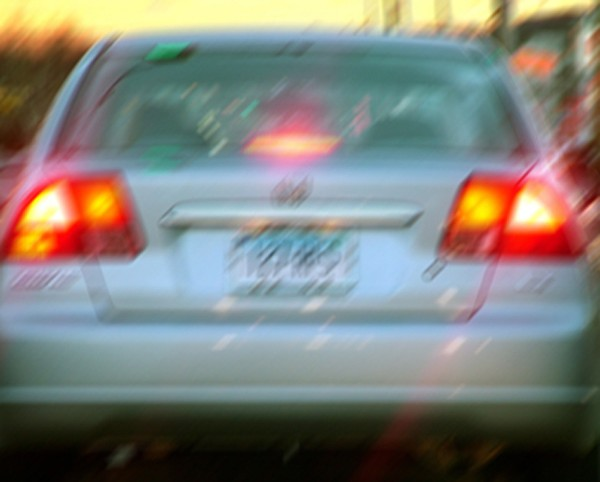
//> input picture images/licenseplate_motion.jpg, 600 x 482 px
$ ./wiener2 ../images/licenseplate_motion.jpg   (built with g++ and OpenCV 4)
//> lines starting //> are read from the running program, lines starting //| are printed output that depends on the picture

#include <opencv2/highgui/highgui.hpp>
#include <opencv2/core/core.hpp>
#include <opencv2/opencv.hpp>

#include <iostream>
#include <fstream>
#include <sstream>
#define _USE_MATH_DEFINES
#include <math.h>


using namespace cv;
using namespace std;
typedef complex<float> complexVal;

Mat_<complex<float> > GaussianConvolve(Mat_<complex<float> > image, unsigned int rows, unsigned int cols);
Mat_<complex<float> > GaussianDeconvolve(Mat_<complex<float> > image, unsigned int rows, unsigned int cols);

template<typename T>
Mat_<T> transLocate(Mat_<T> image)
{
	auto cols = image.cols / 2;
	auto rows = image.rows / 2;
	for (auto i = 0; i < rows; ++i)
		for (auto j = 0; j < cols; ++j)
		{
			//first swap
			T temp = image[i][j];
			image[i][j] = image[i + rows][j + cols];
			image[i + rows][j + cols] = temp;
			//second swap
			temp = image[i][j + cols];
			image[i][j + cols] = image[i + rows][j];
			image[i + rows][j] = temp;
		}
	return image;
}
Mat GetImage(const char* imgFileName)
{
//> called with imgFileName = "../images/licenseplate_motion.jpg"
	Mat src = imread(imgFileName);
//> src is the input picture: 482 rows x 600 cols, CV_8UC3; mean B, G, R 120.7, 127, 126.7
	if (src.empty())
		throw "Error";
	Mat gs;
	cv::cvtColor(src, gs, CV_BGR2GRAY);
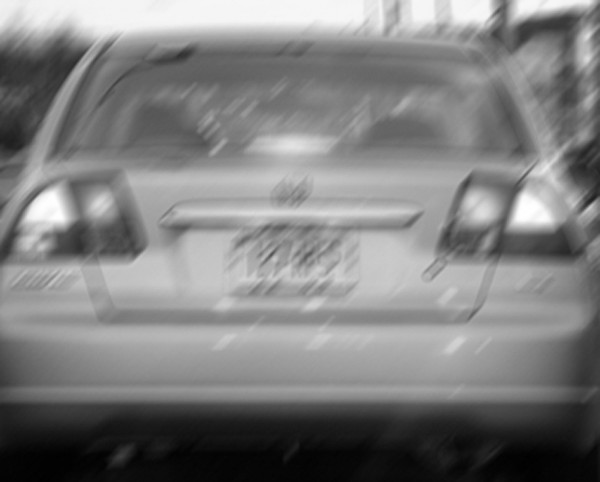
//> gs: 482 rows x 600 cols, CV_8UC1; min 0, max 255, mean 126.2
	Mat padded;                            //expand input image to optimal size
	int m = getOptimalDFTSize(gs.rows);
//> m = 486
	int n = getOptimalDFTSize(gs.cols); // on the border add zero values
//> n = 600
	copyMakeBorder(gs, padded, 0, m - gs.rows, 0, n - gs.cols, BORDER_CONSTANT, Scalar::all(0));
	Mat finalImage;
	padded.convertTo(finalImage, CV_64F);
	{
		Mat shoImg2;
		normalize(finalImage, shoImg2, 0, 1, CV_MINMAX);
		imshow("original", shoImg2);
	}
	return finalImage;
}

Mat CreateImage(const char* imgFileName)
{
	Mat_<double> inputImage = GetImage(imgFileName);
	inputImage = transLocate(inputImage);
//> after the loop in transLocate, `for (auto i = 0; i < rows; ++i)`:
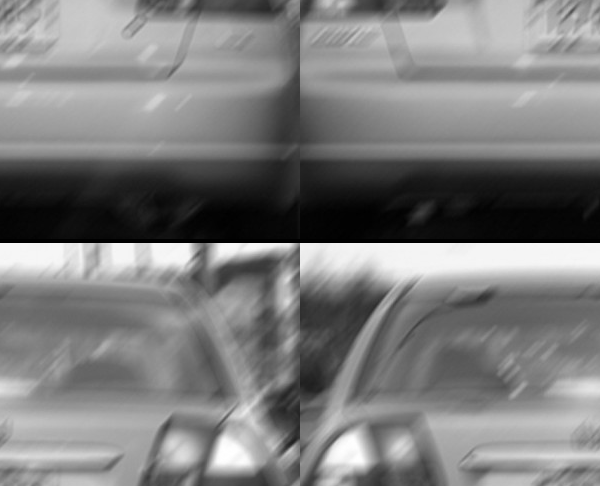
//> image: 486 rows x 600 cols, CV_64FC1; min 0, max 255, mean 125.2
	cv::Mat fourierTransform;
	cv::dft(inputImage, fourierTransform, cv::DFT_SCALE | cv::DFT_COMPLEX_OUTPUT);

	auto const rows = inputImage.rows;
//> rows = 486
	auto const cols = inputImage.cols;
//> cols = 600
	auto image = GaussianConvolve(fourierTransform, rows, cols);
	Mat transformed;


	cv::dft(image, transformed, cv::DFT_INVERSE | cv::DFT_REAL_OUTPUT);
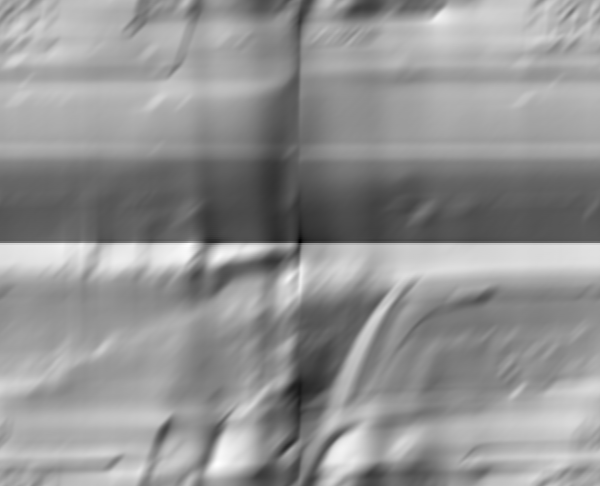
//> transformed: 486 rows x 600 cols, CV_32FC1; min -0.448, max 12.45, mean 7.02; drawn with min black and max white
	Mat_<float> retVal(transformed);
	Mat noise(inputImage.size(),CV_32F);
	randn(noise, 0.0, 1.0);
	Mat img = transLocate(retVal);
	return img+noise;
}

int main(int argc, char* argv[])
{

	if (argc < 2)
	{
		printf("Usage: %s <filename>\n", argv[0]);
		return 0;
	}
	auto inputImage = CreateImage(argv[1]);
	auto const rows = inputImage.rows;
//> rows = 486
	auto const cols = inputImage.cols;
//> cols = 600
	{
		Mat shoImg2;
		normalize(inputImage, shoImg2, 0, 1, CV_MINMAX);
//> shoImg2: 486 rows x 600 cols, CV_32FC1
		imshow("inter3", shoImg2);
	}
	inputImage = transLocate(Mat_<float>(inputImage));
//> after the loop in transLocate (call 3), `for (auto i = 0; i < rows; ++i)`:
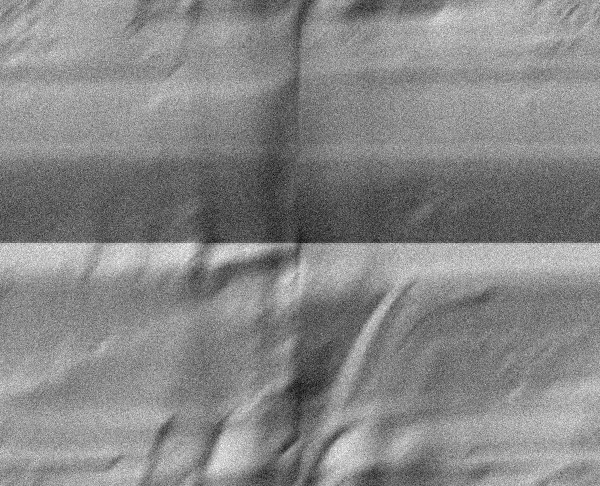
//> image: 486 rows x 600 cols, CV_32FC1; min -1.98, max 14.98, mean 7.02; drawn with min black and max white
	cv::Mat fourierTransform;
	cv::dft(inputImage, fourierTransform, cv::DFT_SCALE | cv::DFT_COMPLEX_OUTPUT);
	Mat_<complex<float> > fted(fourierTransform);
	auto outputImage = GaussianDeconvolve(fted, rows, cols);

	Mat img;
	cv::dft(outputImage, img, cv::DFT_INVERSE | cv::DFT_REAL_OUTPUT);
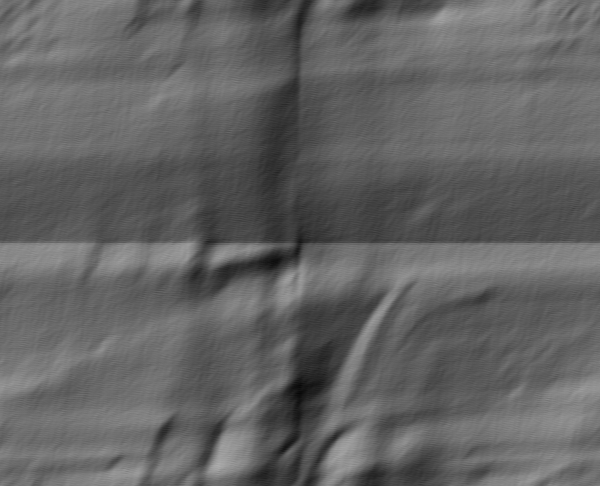
//> img: 486 rows x 600 cols, CV_32FC1; min 0.0293, max 0.68, mean 0.392
	img = transLocate(Mat_<float>(img));
//> after the loop in transLocate (call 4), `for (auto i = 0; i < rows; ++i)`:
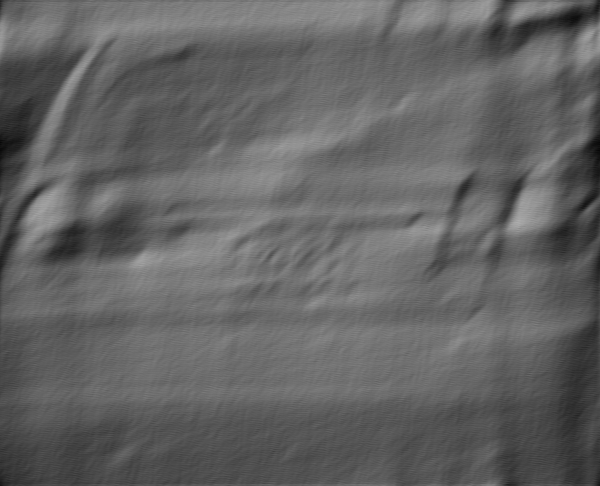
//> image: 486 rows x 600 cols, CV_32FC1; min 0.0293, max 0.68, mean 0.392
	Mat shoImg2;
	normalize(img, shoImg2, 0, 1, CV_MINMAX);
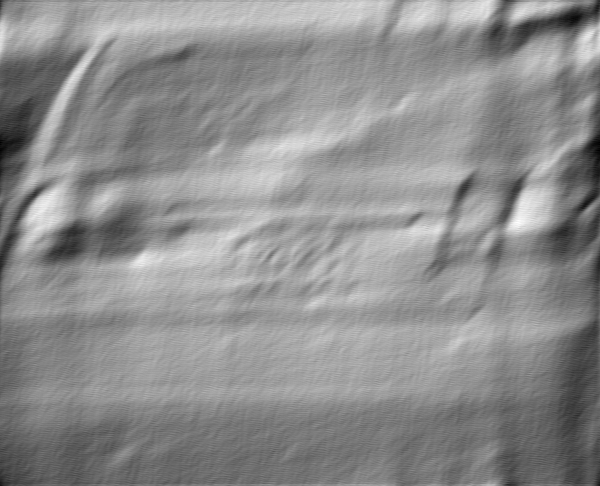
//> shoImg2: 486 rows x 600 cols, CV_32FC1; min 0, max 1, mean 0.557
	imshow("Deconvolved", shoImg2);

	waitKey(0);
	return 0;
}

double const a = 1000.0;
double const rootPi = sqrt(M_PI / a);
double const expfactor = M_PI*M_PI / a;

Mat_<complex<float> > GaussianConvolve(Mat_<complex<float> > image, unsigned int const rows, unsigned int const cols)
{

	for (auto r = 0u; r < rows / 2; ++r)
		for (auto c = 0u; c < cols / 2; ++c)
		{
			auto x = 0.1*r;
			auto y = 0.1*c;
			double v = rootPi * exp(-expfactor*(x*x + y*y));
			image[r][c] *= v;
		}
	for (auto r = rows / 2; r < rows; ++r)
		for (auto c = 0u; c < cols / 2; ++c)
		{
			auto x = 0.1*(r - rows / 2 + 1);
			auto y = 0.1*c;
			double v = rootPi * exp(-expfactor*(x*x + y*y));
			image[r][c] *= v;
		}
	for (auto r = 0u; r < rows / 2; ++r)
		for (auto c = cols / 2; c < cols; ++c)
		{
			auto x = 0.1*r;
			auto y = 0.1*(c - cols / 2 + 1);
			double v = rootPi * exp(-expfactor*(x*x + y*y));
			image[r][c] *= v;
		}
	for (auto r = rows / 2; r < rows; ++r)
		for (auto c = cols / 2; c < cols; ++c)
		{
			auto x = 0.1*(r - rows / 2 + 1);
			auto y = 0.1*(c - cols / 2 + 1);
			double v = rootPi * exp(-expfactor*(x*x + y*y));
			image[r][c] *= v;
		}
	return image;
}

Mat_<complex<float> > GaussianDeconvolve(Mat_<complex<float> > image, unsigned int const rows, unsigned int const cols)
{
	double const b = 1.0;

	for (auto r = 0u; r < rows / 2; ++r)
		for (auto c = 0u; c < cols / 2; ++c)
		{
			auto x = 0.1*r;
			auto y = 0.1*c;
			double v = rootPi * exp(-expfactor*(x*x + y*y));
			v = v / (v*v + b);
			image[r][c] *= v;
		}
	for (auto r = rows / 2; r < rows; ++r)
		for (auto c = 0u; c < cols / 2; ++c)
		{
			auto x = 0.1*(r - rows / 2 + 1);
			auto y = 0.1*c;
			double v = rootPi * exp(-expfactor*(x*x + y*y));
			v = v / (v*v + b);
			image[r][c] *= v;
		}
	for (auto r = 0u; r < rows / 2; ++r)
		for (auto c = cols / 2; c < cols; ++c)
		{
			auto x = 0.1*r;
			auto y = 0.1*(c - cols / 2 + 1);
			double v = rootPi * exp(-expfactor*(x*x + y*y));
			v = v / (v*v + b);
			image[r][c] *= v;
		}
	for (auto r = rows / 2; r < rows; ++r)
		for (auto c = cols / 2; c < cols; ++c)
		{
			auto x = 0.1*(r - rows / 2 + 1);
			auto y = 0.1*(c - cols / 2 + 1);
			double v = rootPi * exp(-expfactor*(x*x + y*y));
			v = v / (v*v + b);
			image[r][c] *= v;
		}
	return image;
}
